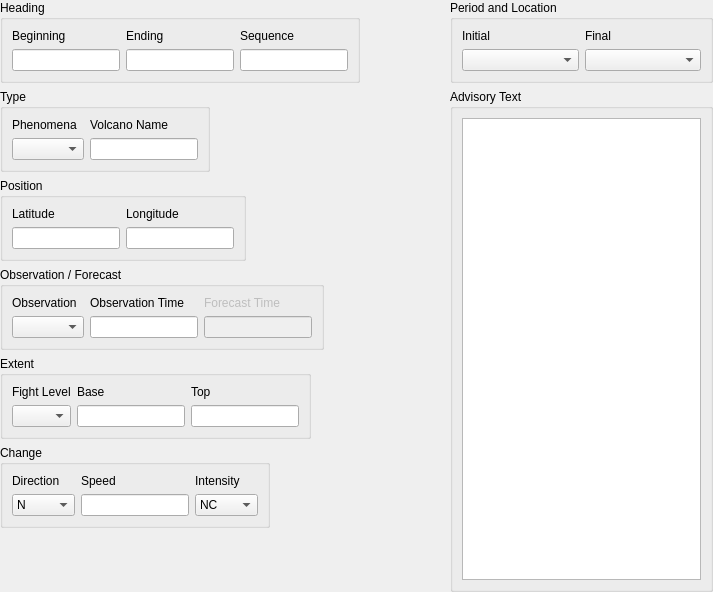
<?xml version="1.0" encoding="UTF-8"?>
<ui version="4.0">
 <class>Editor</class>
 <widget class="QWidget" name="Editor">
  <property name="geometry">
   <rect>
    <x>0</x>
    <y>0</y>
    <width>713</width>
    <height>592</height>
   </rect>
  </property>
  <property name="windowTitle">
   <string notr="true">Sigmet</string>
  </property>
  <layout class="QHBoxLayout" name="horizontalLayout">
   <property name="leftMargin">
    <number>0</number>
   </property>
   <property name="topMargin">
    <number>0</number>
   </property>
   <property name="rightMargin">
    <number>0</number>
   </property>
   <property name="bottomMargin">
    <number>0</number>
   </property>
   <item>
    <widget class="QWidget" name="main" native="true">
     <layout class="QVBoxLayout" name="mainLayout">
      <property name="leftMargin">
       <number>0</number>
      </property>
      <property name="topMargin">
       <number>0</number>
      </property>
      <property name="rightMargin">
       <number>0</number>
      </property>
      <property name="bottomMargin">
       <number>0</number>
      </property>
      <item>
       <widget class="QGroupBox" name="headingGroup">
        <property name="sizePolicy">
         <sizepolicy hsizetype="Fixed" vsizetype="Fixed">
          <horstretch>0</horstretch>
          <verstretch>0</verstretch>
         </sizepolicy>
        </property>
        <property name="title">
         <string>Heading</string>
        </property>
        <layout class="QGridLayout" name="gridLayout_1">
         <item row="0" column="2">
          <widget class="QLabel" name="sequenceLabel">
           <property name="text">
            <string>Sequence</string>
           </property>
          </widget>
         </item>
         <item row="0" column="0">
          <widget class="QLabel" name="beginningTimeLabel">
           <property name="text">
            <string>Beginning</string>
           </property>
          </widget>
         </item>
         <item row="0" column="1">
          <widget class="QLabel" name="endingTimeLabel">
           <property name="text">
            <string>Ending</string>
           </property>
          </widget>
         </item>
         <item row="1" column="2">
          <widget class="QLineEdit" name="sequence"/>
         </item>
         <item row="1" column="0">
          <widget class="QLineEdit" name="beginningTime"/>
         </item>
         <item row="1" column="1">
          <widget class="QLineEdit" name="endingTime"/>
         </item>
        </layout>
       </widget>
      </item>
      <item>
       <widget class="QGroupBox" name="typeGroup">
        <property name="sizePolicy">
         <sizepolicy hsizetype="Fixed" vsizetype="Fixed">
          <horstretch>0</horstretch>
          <verstretch>0</verstretch>
         </sizepolicy>
        </property>
        <property name="title">
         <string>Type</string>
        </property>
        <layout class="QGridLayout" name="gridLayout_2">
         <item row="0" column="0">
          <widget class="QLabel" name="phenomenaLabel">
           <property name="text">
            <string>Phenomena</string>
           </property>
          </widget>
         </item>
         <item row="1" column="0">
          <widget class="QComboBox" name="phenomena"/>
         </item>
         <item row="0" column="1">
          <widget class="QLabel" name="nameLabel">
           <property name="text">
            <string>Volcano Name</string>
           </property>
          </widget>
         </item>
         <item row="1" column="1">
          <widget class="QLineEdit" name="name"/>
         </item>
        </layout>
       </widget>
      </item>
      <item>
       <widget class="QGroupBox" name="positionGroup">
        <property name="sizePolicy">
         <sizepolicy hsizetype="Fixed" vsizetype="Fixed">
          <horstretch>0</horstretch>
          <verstretch>0</verstretch>
         </sizepolicy>
        </property>
        <property name="title">
         <string>Position</string>
        </property>
        <layout class="QGridLayout" name="gridLayout_3">
         <item row="1" column="0">
          <widget class="QLineEdit" name="currentLatitude"/>
         </item>
         <item row="0" column="0">
          <widget class="QLabel" name="currentLatitudeLabel">
           <property name="text">
            <string>Latitude</string>
           </property>
          </widget>
         </item>
         <item row="0" column="1">
          <widget class="QLabel" name="currentLongitudeLabel">
           <property name="text">
            <string>Longitude</string>
           </property>
          </widget>
         </item>
         <item row="1" column="1">
          <widget class="QLineEdit" name="currentLongitude"/>
         </item>
        </layout>
       </widget>
      </item>
      <item>
       <widget class="QGroupBox" name="obsFcstGroup">
        <property name="sizePolicy">
         <sizepolicy hsizetype="Fixed" vsizetype="Fixed">
          <horstretch>0</horstretch>
          <verstretch>0</verstretch>
         </sizepolicy>
        </property>
        <property name="title">
         <string>Observation / Forecast</string>
        </property>
        <layout class="QGridLayout" name="gridLayout_4">
         <item row="0" column="1">
          <widget class="QLabel" name="observationTimeLabel">
           <property name="text">
            <string>Observation Time</string>
           </property>
          </widget>
         </item>
         <item row="0" column="0">
          <widget class="QLabel" name="observationLabel">
           <property name="text">
            <string>Observation</string>
           </property>
          </widget>
         </item>
         <item row="1" column="1">
          <widget class="QLineEdit" name="observationTime"/>
         </item>
         <item row="1" column="0">
          <widget class="QComboBox" name="observation"/>
         </item>
         <item row="0" column="2">
          <widget class="QLabel" name="forecastTimeLabel">
           <property name="enabled">
            <bool>false</bool>
           </property>
           <property name="text">
            <string>Forecast Time</string>
           </property>
          </widget>
         </item>
         <item row="1" column="2">
          <widget class="QLineEdit" name="forecastTime">
           <property name="enabled">
            <bool>false</bool>
           </property>
          </widget>
         </item>
        </layout>
       </widget>
      </item>
      <item>
       <widget class="QGroupBox" name="extentGroup">
        <property name="sizePolicy">
         <sizepolicy hsizetype="Fixed" vsizetype="Fixed">
          <horstretch>0</horstretch>
          <verstretch>0</verstretch>
         </sizepolicy>
        </property>
        <property name="title">
         <string>Extent</string>
        </property>
        <layout class="QGridLayout" name="gridLayout_5">
         <item row="1" column="1">
          <widget class="QLineEdit" name="base"/>
         </item>
         <item row="0" column="2">
          <widget class="QLabel" name="topLabel">
           <property name="text">
            <string>Top</string>
           </property>
          </widget>
         </item>
         <item row="1" column="2">
          <widget class="QLineEdit" name="top"/>
         </item>
         <item row="0" column="1">
          <widget class="QLabel" name="baseLabel">
           <property name="text">
            <string>Base</string>
           </property>
          </widget>
         </item>
         <item row="0" column="0">
          <widget class="QLabel" name="levelLabel">
           <property name="text">
            <string>Fight Level</string>
           </property>
          </widget>
         </item>
         <item row="1" column="0">
          <widget class="QComboBox" name="level">
           <item>
            <property name="text">
             <string notr="true"/>
            </property>
           </item>
           <item>
            <property name="text">
             <string notr="true">SFC</string>
            </property>
           </item>
          </widget>
         </item>
        </layout>
       </widget>
      </item>
      <item>
       <widget class="QGroupBox" name="changeGroup">
        <property name="sizePolicy">
         <sizepolicy hsizetype="Fixed" vsizetype="Fixed">
          <horstretch>0</horstretch>
          <verstretch>0</verstretch>
         </sizepolicy>
        </property>
        <property name="title">
         <string>Change</string>
        </property>
        <layout class="QGridLayout" name="gridLayout_6">
         <item row="0" column="1">
          <widget class="QLabel" name="speedLabel">
           <property name="text">
            <string>Speed</string>
           </property>
          </widget>
         </item>
         <item row="1" column="1">
          <widget class="QLineEdit" name="speed"/>
         </item>
         <item row="1" column="0">
          <widget class="QComboBox" name="direction">
           <item>
            <property name="text">
             <string notr="true">N</string>
            </property>
           </item>
           <item>
            <property name="text">
             <string notr="true">NNE</string>
            </property>
           </item>
           <item>
            <property name="text">
             <string notr="true">NE</string>
            </property>
           </item>
           <item>
            <property name="text">
             <string notr="true">ENE</string>
            </property>
           </item>
           <item>
            <property name="text">
             <string notr="true">E</string>
            </property>
           </item>
           <item>
            <property name="text">
             <string notr="true">ESE</string>
            </property>
           </item>
           <item>
            <property name="text">
             <string notr="true">SE</string>
            </property>
           </item>
           <item>
            <property name="text">
             <string notr="true">SSE</string>
            </property>
           </item>
           <item>
            <property name="text">
             <string notr="true">S</string>
            </property>
           </item>
           <item>
            <property name="text">
             <string notr="true">SSW</string>
            </property>
           </item>
           <item>
            <property name="text">
             <string notr="true">SW</string>
            </property>
           </item>
           <item>
            <property name="text">
             <string notr="true">WSW</string>
            </property>
           </item>
           <item>
            <property name="text">
             <string notr="true">W</string>
            </property>
           </item>
           <item>
            <property name="text">
             <string notr="true">WNW</string>
            </property>
           </item>
           <item>
            <property name="text">
             <string notr="true">NW</string>
            </property>
           </item>
           <item>
            <property name="text">
             <string notr="true">NNW</string>
            </property>
           </item>
           <item>
            <property name="text">
             <string notr="true">STNR</string>
            </property>
           </item>
          </widget>
         </item>
         <item row="0" column="0">
          <widget class="QLabel" name="directionLabel">
           <property name="text">
            <string>Direction</string>
           </property>
          </widget>
         </item>
         <item row="0" column="2">
          <widget class="QLabel" name="intensityChangeLabel">
           <property name="text">
            <string>Intensity</string>
           </property>
          </widget>
         </item>
         <item row="1" column="2">
          <widget class="QComboBox" name="intensityChange">
           <item>
            <property name="text">
             <string notr="true">NC</string>
            </property>
           </item>
           <item>
            <property name="text">
             <string notr="true">INTSF</string>
            </property>
           </item>
           <item>
            <property name="text">
             <string notr="true">WKN</string>
            </property>
           </item>
          </widget>
         </item>
        </layout>
       </widget>
      </item>
      <item>
       <spacer name="verticalSpacer">
        <property name="orientation">
         <enum>Qt::Vertical</enum>
        </property>
        <property name="sizeHint" stdset="0">
         <size>
          <width>20</width>
          <height>40</height>
         </size>
        </property>
       </spacer>
      </item>
     </layout>
    </widget>
   </item>
   <item>
    <widget class="QWidget" name="advisory" native="true">
     <property name="maximumSize">
      <size>
       <width>263</width>
       <height>16777215</height>
      </size>
     </property>
     <layout class="QVBoxLayout" name="advisoryLayout">
      <property name="leftMargin">
       <number>0</number>
      </property>
      <property name="topMargin">
       <number>0</number>
      </property>
      <property name="rightMargin">
       <number>0</number>
      </property>
      <property name="bottomMargin">
       <number>0</number>
      </property>
      <item>
       <widget class="QGroupBox" name="periodGroup">
        <property name="title">
         <string>Period and Location</string>
        </property>
        <layout class="QGridLayout" name="gridLayout">
         <item row="0" column="0">
          <widget class="QLabel" name="initialLabel">
           <property name="text">
            <string>Initial</string>
           </property>
          </widget>
         </item>
         <item row="0" column="1">
          <widget class="QLabel" name="finalLabel">
           <property name="text">
            <string>Final</string>
           </property>
          </widget>
         </item>
         <item row="1" column="0">
          <widget class="QComboBox" name="initial"/>
         </item>
         <item row="1" column="1">
          <widget class="QComboBox" name="final"/>
         </item>
        </layout>
       </widget>
      </item>
      <item>
       <widget class="QGroupBox" name="textGroup">
        <property name="title">
         <string>Advisory Text</string>
        </property>
        <layout class="QVBoxLayout" name="verticalLayout">
         <item>
          <widget class="QTextEdit" name="text"/>
         </item>
        </layout>
       </widget>
      </item>
     </layout>
    </widget>
   </item>
  </layout>
 </widget>
 <tabstops>
  <tabstop>beginningTime</tabstop>
  <tabstop>endingTime</tabstop>
  <tabstop>sequence</tabstop>
  <tabstop>phenomena</tabstop>
  <tabstop>name</tabstop>
  <tabstop>currentLatitude</tabstop>
  <tabstop>currentLongitude</tabstop>
  <tabstop>observation</tabstop>
  <tabstop>observationTime</tabstop>
  <tabstop>forecastTime</tabstop>
  <tabstop>level</tabstop>
  <tabstop>base</tabstop>
  <tabstop>top</tabstop>
  <tabstop>direction</tabstop>
  <tabstop>speed</tabstop>
  <tabstop>intensityChange</tabstop>
 </tabstops>
 <resources/>
 <connections/>
</ui>
